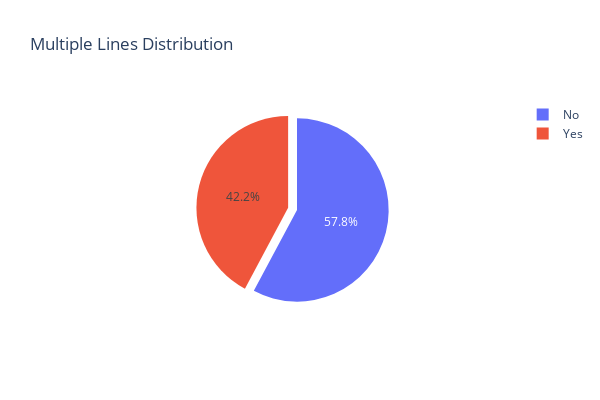
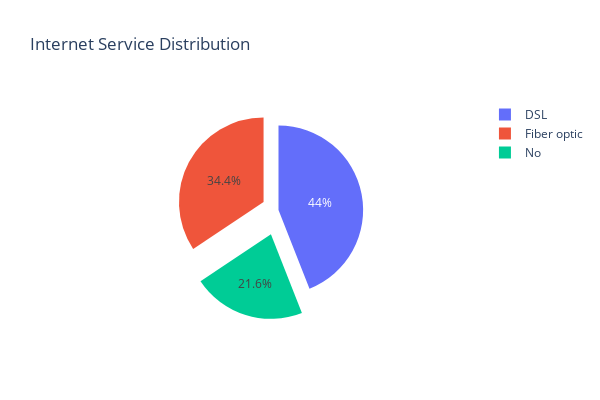
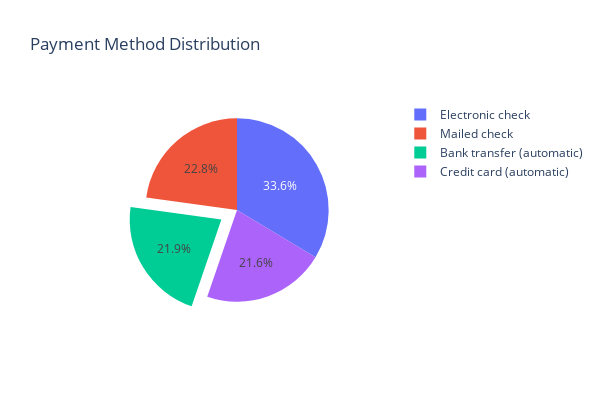
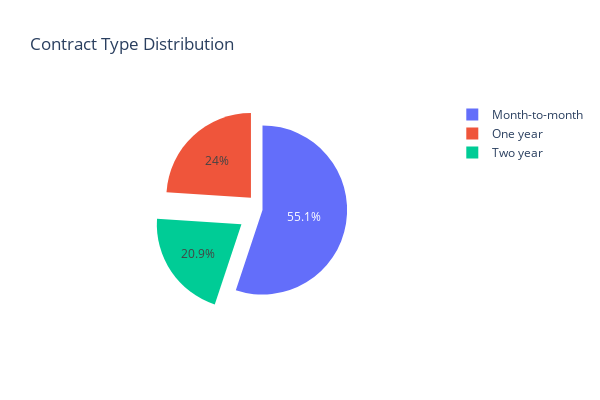

The code cell stored with these charts, in order, in its notebook:
### Code cell
#Service and Contract Analysis Visualizations
#Shows distribution of various service features through pie charts. Each chart is a separate pie chart.
# 1. Multiple Lines Distribution
labels = df['MultipleLines'].unique()
values = df['MultipleLines'].value_counts()
diag = go.Figure(data=[go.Pie(labels=labels, values=values, pull=[0, 0.1, 0.2])])
diag.update_layout(
    title="Multiple Lines Distribution",
    width=600, height=400
)
diag.show()

# 2. Internet Service Distribution
labels = df['InternetService'].unique()
values = df['InternetService'].value_counts()
diag = go.Figure(data=[go.Pie(labels=labels, values=values, pull=[0, 0.2, 0.3])])
diag.update_layout(
    title="Internet Service Distribution",
    width=600, height=400
)
diag.show()

# 3. Payment Method Distribution
labels = df['PaymentMethod'].unique()
values = df['PaymentMethod'].value_counts()
diag = go.Figure(data=[go.Pie(labels=labels, values=values, pull=[0, 0, 0.2, 0])])
diag.update_layout(
    title="Payment Method Distribution",
    width=600, height=400
)
diag.show()

# 4. Contract Type Distribution
labels = df['Contract'].unique()
values = df['Contract'].value_counts()
diag = go.Figure(data=[go.Pie(labels=labels, values=values, pull=[0, 0.2, 0.3])])
diag.update_layout(
    title="Contract Type Distribution",
    width=600, height=400
)
diag.show()

### Figure 1 — Plotly figure (JSON) as saved in the notebook; plotly's stock layout.template omitted (floating-point values rounded to 4 significant figures)
{"data": [{"labels": ["No", "Yes"], "pull": [0, 0.1, 0.2], "type": "pie", "values": [4065, 2967]}], "layout": {"height": 400, "title": {"text": "Multiple Lines Distribution"}, "width": 600}}

### Figure 2 — Plotly figure (JSON) as saved in the notebook; plotly's stock layout.template omitted (floating-point values rounded to 4 significant figures)
{"data": [{"labels": ["DSL", "Fiber optic", "No"], "pull": [0, 0.2, 0.3], "type": "pie", "values": [3096, 2416, 1520]}], "layout": {"height": 400, "title": {"text": "Internet Service Distribution"}, "width": 600}}

### Figure 3 — Plotly figure (JSON) as saved in the notebook; plotly's stock layout.template omitted (floating-point values rounded to 4 significant figures)
{"data": [{"labels": ["Electronic check", "Mailed check", "Bank transfer (automatic)", "Credit card (automatic)"], "pull": [0, 0, 0.2, 0], "type": "pie", "values": [2365, 1604, 1542, 1521]}], "layout": {"height": 400, "title": {"text": "Payment Method Distribution"}, "width": 600}}

### Figure 4 — Plotly figure (JSON) as saved in the notebook; plotly's stock layout.template omitted (floating-point values rounded to 4 significant figures)
{"data": [{"labels": ["Month-to-month", "One year", "Two year"], "pull": [0, 0.2, 0.3], "type": "pie", "values": [3875, 1685, 1472]}], "layout": {"height": 400, "title": {"text": "Contract Type Distribution"}, "width": 600}}
